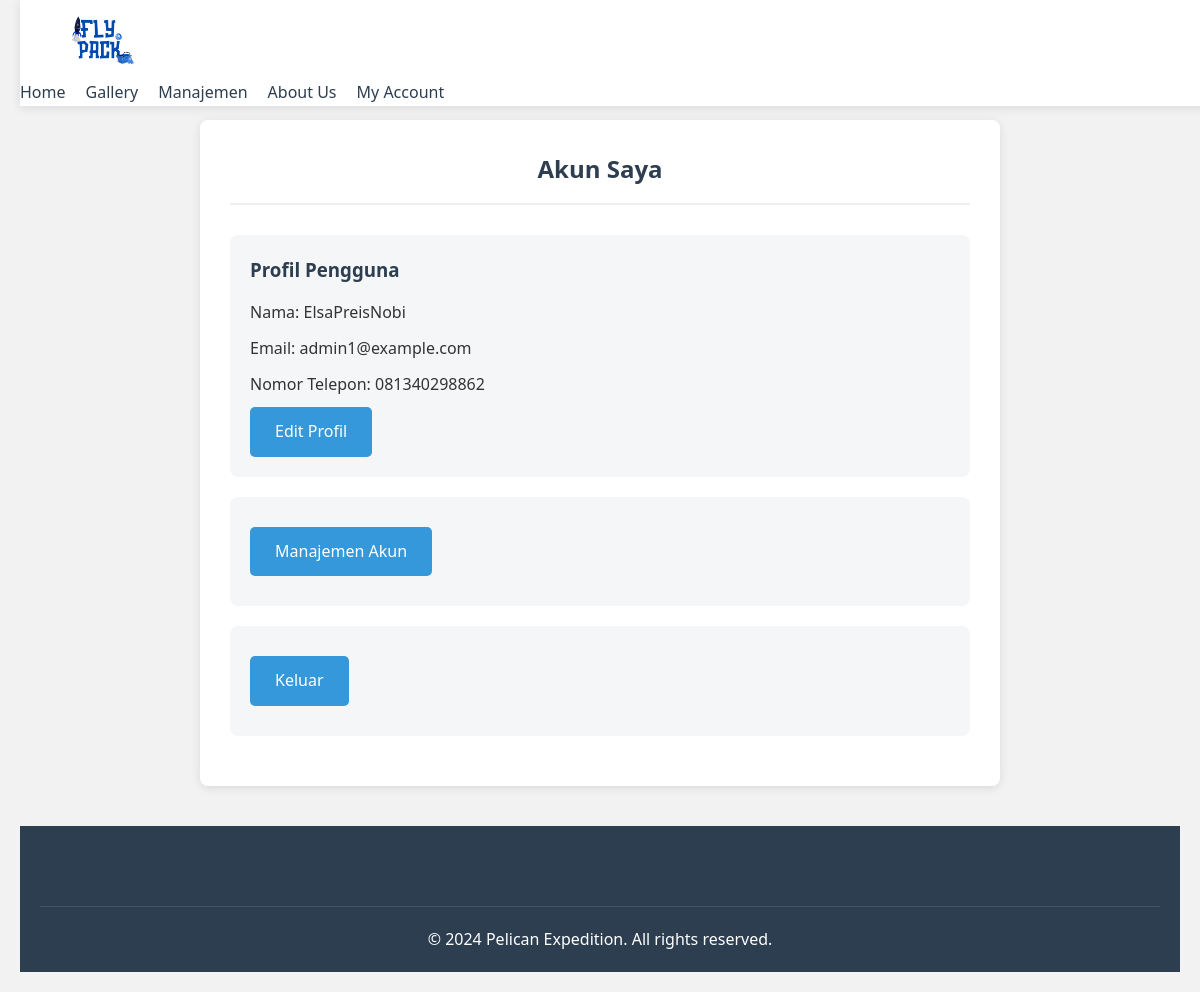
The app's page /php/my_account_admin.php (signed in) with its own data.
### tables this page shows
CREATE TABLE `users` (
  `id` int(11) NOT NULL,
  `username` varchar(50) NOT NULL,
  `password` varchar(255) NOT NULL,
  `name` varchar(100) NOT NULL,
  `email` varchar(100) NOT NULL,
  `phone` varchar(20) NOT NULL,
  `user_type` enum('admin','member') NOT NULL
);

### php/my_account_admin.php (the view, shortened to what this page needs)
<?php
include 'config.php';
$user_id = $_SESSION['user_id'];
$sql = "SELECT name, email, phone FROM users WHERE id = ?";
$stmt = $conn->prepare($sql);
$stmt->bind_param("i", $user_id);
$stmt->execute();
$result = $stmt->get_result();
if ($result->num_rows > 0) {
    $user = $result->fetch_assoc();
} else {
    echo "Pengguna tidak ditemukan.";
    exit;
}
?>
<!DOCTYPE html>
<html lang="en">
<head>
    <link rel="stylesheet" href="../css/style.css">
</head>
<body class='konten'>
    <header class="main-menu">
        <div class="container">
            <img src="../img/logo.png" alt="Pelican Expedition Logo" class="logo">
        </div>
        <nav>
            <ul>
                <li><a href="../home_admin.html">Home</a></li>
                <li><a href="../gallery_admin.html">Gallery</a></li>
                <li><a href="manajemen_pengiriman.php">Manajemen</a></li>
                <li><a href="../contact_admin.html">About Us</a></li>
                <li><a href="my_account_admin.php">My Account</a></li>
            </ul>
        </nav>
    </header>
    <div class="my-account">
        <h2>Akun Saya</h2>
        <div class="account-section">
            <h3>Profil Pengguna</h3>
            <p>Nama: <?php echo htmlspecialchars($user['name']); ?></p>
            <p>Email: <?php echo htmlspecialchars($user['email']); ?></p>
            <p>Nomor Telepon: <?php echo htmlspecialchars($user['phone']); ?></p>
            <a href="edit_profile_admin.php" class="btn">Edit Profil</a>
        </div>
        <div class="account-section">
            <p><a href="list_account.php" class="btn">Manajemen Akun</a></p>
        </div>
        <div class="account-section">
            <p><a href="index.php" class="btn">Keluar</a></p>
        </div>
        </div>
    <footer class="footer">
        <p>&copy; 2024 Pelican Expedition. All rights reserved.</p>
    </footer>
</body>
</html>

### css/style.css (style rules this page uses)
:root { --primary-color: #3498db; --secondary-color: #2c3e50; --background-color: #f4f6f7; --white-color: #ffffff; --text-color: #333; }
* { margin: 0; padding: 0; box-sizing: border-box; font-family: 'Segoe UI', Tahoma, Geneva, Verdana, sans-serif; }
body { line-height: 1.6; color: var(--text-color); background-color: var(--background-color); }
.main-menu { background-color: var(--white-color); box-shadow: 0 2px 10px rgba(0,0,0,0.1); position: fixed; width: 100%; top: 0; z-index: 1000; }
.main-menu .container { display: flex; justify-content: space-between; align-items: center; padding: 15px 50px; }
.logo { height: 50px; }
nav ul { display: flex; list-style: none; gap: 20px; }
nav ul li a { text-decoration: none; color: var(--secondary-color); font-weight: 500; transition: color 0.3s ease; }
body::before { content: ''; position: fixed; top: 0; left: 0; width: 100%; height: 100%; pointer-events: none; background-image: radial-gradient(#ffffff 8%, transparent 8%), radial-gradient(#ffffff 8%, transparent 8%); background-position: 0 0, 50px 50px; background-size: 100px 100px; opacity: 0.03; z-index: -1; }
.footer { background: var(--secondary-color); color: white; padding: 50px 20px 20px; }
.footer p { text-align: center; margin-top: 30px; padding-top: 20px; border-top: 1px solid rgba(255,255,255,0.1); }
body { font-family: Arial, sans-serif; margin: 0; padding: 0; background-color: #f2f2f2; }
.konten { padding: 20px; }
.my-account { max-width: 500px; margin: 0 auto; background-color: #fff; border-radius: 5px; box-shadow: 0 0 10px rgba(0, 0, 0, 0.1); padding: 30px; }
.my-account h2 { text-align: center; margin-bottom: 30px; }
.account-section { margin-bottom: 20px; }
.my-account { max-width: 800px; margin: 100px auto 40px; padding: 30px; background: var(--white-color); border-radius: 8px; box-shadow: 0 2px 10px rgba(0,0,0,0.1); }
.my-account h2 { color: var(--secondary-color); text-align: center; margin-bottom: 30px; padding-bottom: 15px; border-bottom: 2px solid #eee; }
.account-section { background: var(--background-color); padding: 20px; border-radius: 8px; margin-bottom: 20px; }
.account-section h3 { color: var(--secondary-color); margin-bottom: 15px; }
.account-section p { margin: 10px 0; color: var(--text-color); }
.btn { display: inline-block; padding: 12px 25px; background: var(--primary-color); color: var(--white-color); text-decoration: none; border-radius: 5px; transition: all 0.3s ease; border: none; cursor: pointer; font-weight: 500; }

### records on screen
users: name "ElsaPreisNobi", email "admin1@example.com", phone "081340298862"
